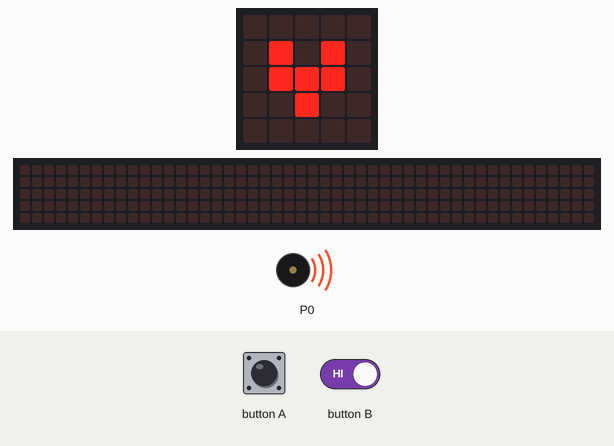
Bench run of a program on a simulated BBC micro:bit (MakeCode). Parts: the board's 5×5 LED display, a strip that is not on the board, showing the scrolling text unrolled, buzzer (waves = sounding). The test bench sets the inputs (shaded band). The 48×5 strip is a reading aid, not a part: it shows the text the display is scrolling, unrolled, one strip-width of it at a time.

Above: at 2.9 s.
At 16.57 s:
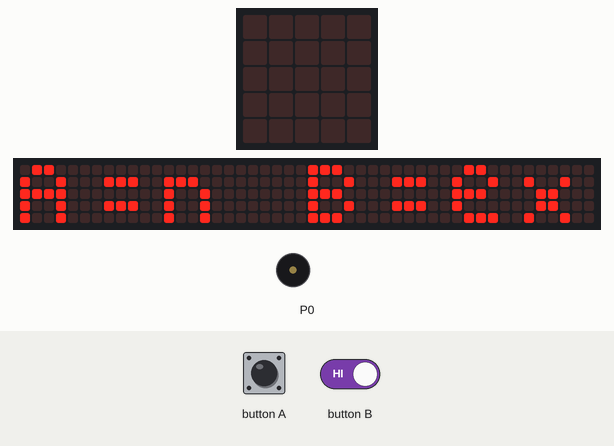
18.3 s: button A pressed for 3.2 s
At 22.8 s:
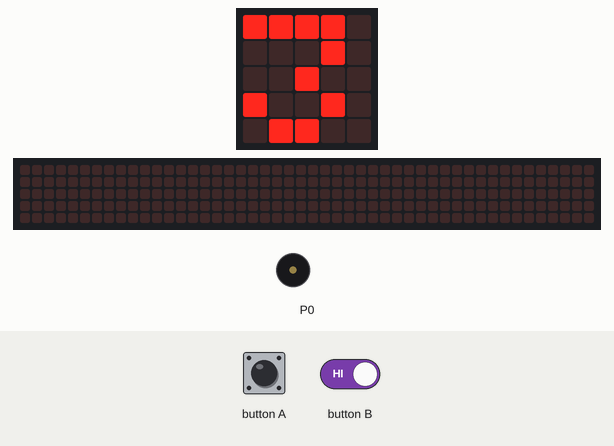
23.0 s: button B held down
At 32.6 s:
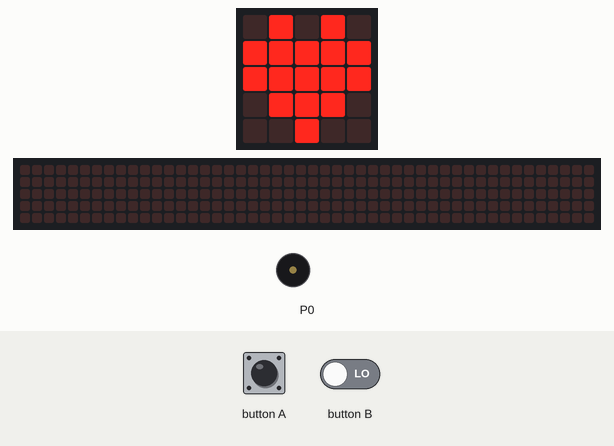
Timing chart, 0 to 48.9 s (numbered marks = the images above; inputs shaded):
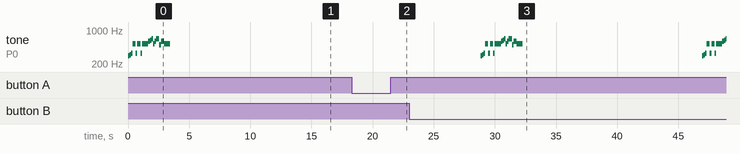

Measured:
- after the input at 18.3 s, the display: first changes at once (image 2 shows a later state)
- after the input at 23.0 s, tone on P0: plays 294 Hz for 0.13 s, 311 Hz for 0.13 s, 330 Hz for 0.13 s, 523 Hz for 0.26 s, 330 Hz for 0.13 s, 523 Hz for 0.26 s … (28 notes in this stretch), starting after 5.8 s; the display: first changes at once (image 3 shows a later state)
- by itself, tone on P0: plays 294 Hz for 0.13 s, 311 Hz for 0.13 s, 330 Hz for 0.13 s, 523 Hz for 0.26 s, 330 Hz for 0.13 s, 523 Hz for 0.26 s … (17 notes in this stretch)
- what the display in image 0 shows lasts 0.6 s, from 2.8 s to 3.4 s
- what the display in image 1 shows lasts 0.4 s, from 16.4 s to 16.8 s

The program:

main.ts
```typescript
let i = 0
let bclicked = 0
let atimes = 0
function interact(interval: number) {

    basic.clearScreen()
    i = 1
    while (i < interval + 1) {
        basic.showString("" + ("" + seq(i)))
        basic.pause(100)
        basic.clearScreen()
        i += 1
    }
}

function seq(n: number): number {
    return n * (n + 1)
}

function numElements() {

    while (bclicked < 1) {
        if (input.buttonIsPressed(Button.A)) {
            basic.showString("A")
            basic.clearScreen()
            atimes += 1
            basic.showString("" + ("" + atimes))
        } else if (input.buttonIsPressed(Button.B)) {
            basic.showString("B")
            bclicked += 1
        }

        basic.pause(40)
    }
    basic.clearScreen()
    interact(atimes)
}

function showIcon() {
    basic.clearScreen()
    music.startMelody(music.builtInMelody(Melodies.Entertainer), MelodyOptions.Once)
    for (let index = 0; index < 3; index++) {
        basic.showIcon(IconNames.Heart)
        basic.pause(500)
        basic.showIcon(IconNames.SmallHeart)
    }
    basic.clearScreen()
    basic.showString("seq")
    basic.clearScreen()
}

basic.forever(function on_forever() {

    music.setBuiltInSpeakerEnabled(true)
    atimes = 0
    bclicked = 0
    showIcon()
    basic.showString("A=n B=ex")
    numElements()
    basic.pause(500)
})
```

test.ts
```typescript
// aquí va el archivo "tests"; esto no se compilará cuando este paquete se utilice como una extensión.
```
